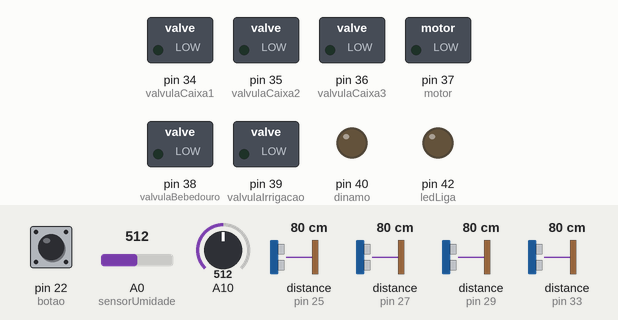
A sketch run on a simulated Arduino Mega 2560, built with avr-gcc and run on an emulated ATmega2560. On the bench: switched loads named in the sketch (green lamp = pin HIGH), output pins drawn as LEDs (lit = HIGH). The test bench sets the inputs (shaded band); at power-on: pin 22 (botao) LOW, A0 (sensorUmidade) = 512, A10 = 512, distance to the obstacle (sensors on pin 25, pin 27, pin 29, pin 33) 80 cm. The echo pulse lasts 58.3 µs per cm; pins used as bus, display or sensor lines are not drawn.

Above: at 1.2 s.
1.3 s: pin 22 (botao) pulled HIGH for 0.15 s
At 1.9 s:
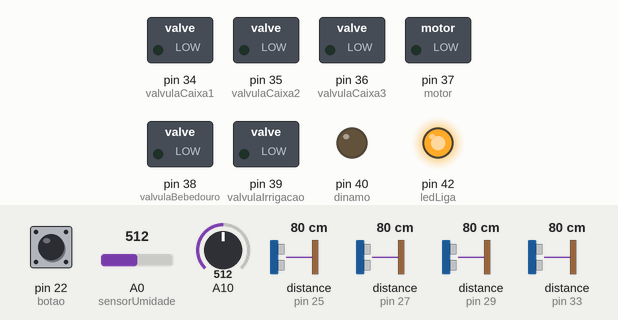
4.4 s: pin 22 (botao) pulled HIGH for 1 s
8.4 s: pin 22 (botao) pulled HIGH for 3.2 s
At 12.6 s:
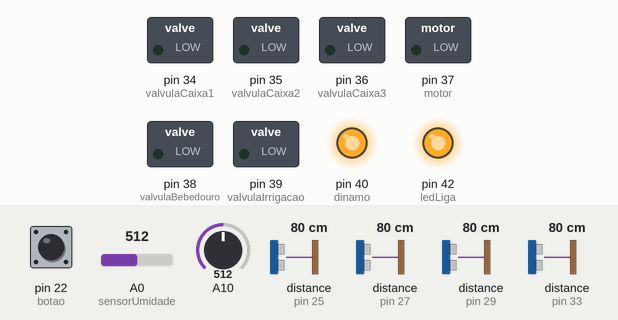
Timing chart, 0 to 15.9 s (numbered marks = the images above; inputs shaded):
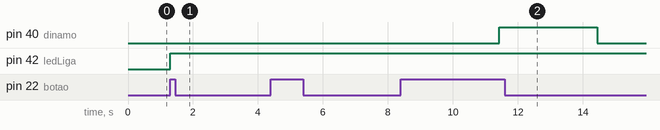

Measured:
- after the input at 1.3 s, pin 42 (ledLiga): LOW → HIGH at once
- after the input at 8.4 s, pin 40 (dinamo): LOW → HIGH after 3.0 s, → LOW 3.0 s later

The sketch:

Main.ino
```cpp
//sensores ultrassônicos
#define trigPin1 24
#define echoPin1 25
#define trigPin2 26
#define echoPin2 27
#define trigPin3 28
#define echoPin3 29
#define trigPinPoco 30
#define echoPinPoco 31
#define trigPinBebedouro 32
#define echoPinBebedouro 33

//relés
#define valvulaCaixa1 34
#define valvulaCaixa2 35
#define valvulaCaixa3 36
#define motor 37
#define valvulaBebedouro 38
#define valvulaIrrigacao 39

//controle
#define ledLiga 42
#define botao 22
#define sensorUmidade A0
#define sensorVelocidade 42

//bombeamento de água ou geração de energia
#define dinamo 40


long duration, distance, Sensor1,Sensor2,Sensor3, SensorPoco, SensorBebedouro;
int x1, x2, x3;
int veloMin;
int m;

void setup(){

  //lista de entradas e saídas

  pinMode(trigPin1, OUTPUT);
  pinMode(echoPin1, INPUT);
  pinMode(trigPin2, OUTPUT);
  pinMode(echoPin2, INPUT);
  pinMode(trigPin3, OUTPUT);
  pinMode(echoPin3, INPUT);
  pinMode(trigPinPoco, OUTPUT);
  pinMode(echoPinPoco, INPUT);
  pinMode(trigPinBebedouro, OUTPUT);
  pinMode(echoPinBebedouro, INPUT);

  pinMode(botao, INPUT);
  pinMode(sensorUmidade, INPUT);
  pinMode(sensorVelocidade, INPUT);

  pinMode(valvulaCaixa1, OUTPUT);
  pinMode(valvulaCaixa2, OUTPUT);
  pinMode(valvulaCaixa3, OUTPUT);
  pinMode(valvulaIrrigacao, OUTPUT);
  pinMode(valvulaBebedouro, OUTPUT);

  pinMode(ledLiga,OUTPUT);
  pinMode(dinamo, OUTPUT);
  pinMode(motor, OUTPUT);


  //variáveis para controlar a prioridade
  x1 = 0;
  x2 = 0;
  x3 = 0;
  m = 1;
}


void loop() {

  if(digitalRead(botao) == HIGH){   //lógica do botão de liga
    digitalWrite(ledLiga, HIGH);

    //só ligar a bomba elétrica caso o catavento esteja com pouca velocidade
    if (analogRead(sensorVelocidade) < 400 && m == 1){
      SonarSensor(trigPinPoco, echoPinPoco);
      SensorPoco = distance;

      //E se o poço estiver com água, para evitar eventuais danos, de ligar com ele vazio
     if(distance < 100){
        digitalWrite(motor,HIGH);
      }else{
        digitalWrite(motor,LOW);
        }
    }else{
        digitalWrite(motor,LOW);
    }


  //lógica da caixa d'água da casa
  SonarSensor(trigPin1, echoPin1);
  Sensor1 = distance;

    //caso a caixa esteja vazia
    if(Sensor1 > 200) {
        m = 1;
        x1 = 1;
        x2 = 0;
        x3 = 0;
        LigarBombeamento();
        digitalWrite(valvulaCaixa1, HIGH);

    //caso ela esteja cheia
    }else if(Sensor1 < 15){
        x1 = 0;
        digitalWrite(valvulaCaixa1, LOW);
  }else{
        delay(1000);
    }


  //lógica da caixa d'água dos animais
  SonarSensor(trigPin2, echoPin2);
  Sensor2 = distance;
  //ver se é necessário encher a caixa d'água dos animais ou não
  VerificarBebedouro();

  //caso a caixa esteja vazia e a primeira não precise encher
  if(Sensor2 > 200 && x1 == 0) {
        m = 1;
        x2 = 1;
        x3 = 0;
        LigarBombeamento();
        digitalWrite(valvulaCaixa2, HIGH);

    //caso ela esteja cheia
    }else if(Sensor2 < 15){
        x2 = 0;
        digitalWrite(valvulaCaixa2, LOW);

    //caso ela esteja vazia, mas a mais importante esteja enchendo
    }else if(x1 == 1 && (Sensor2 > 200 || (Sensor2 < 200 && Sensor2 > 15))){
        if(Sensor2 < 200){
          }
        delay(1000);
        digitalWrite(valvulaCaixa2, LOW);
  }else{
        delay(1000);

    }


  //lógica da caixa d'água da plantação
  SonarSensor(trigPin3, echoPin3);
  Sensor3 = distance;

  //verifica quão seco está o solo
  VerificarUmidade();

    //caso a caixa d'água esteja vazia e mais nenhuma precise encher
    if(Sensor3 > 200 && x1 == 0 && x2 == 0) {
        m = 1;
        x3 = 1;
        LigarBombeamento();
        digitalWrite(valvulaCaixa3, HIGH);
        delay(1000);

    //caso ela esteja cheia
    }else if(Sensor3 < 15){
        x3 = 0;
        digitalWrite(valvulaCaixa3, LOW);
        delay(100);

    //caso ela esteja vazia mas uma das outras esteja enchendo
    }else if((x1 == 1 || x2 == 1) && (Sensor3 > 200 || (Sensor3 < 200 && Sensor3 > 15))){
        x3 = 0;
        digitalWrite(valvulaCaixa3, LOW);
        delay(1000);
  }else{
        delay(1000);


    }
    //lógica para ligar o dínamo caso todas as caixas estejam cheias
    if(x1 == 0 && x2 == 0 && x3 == 0){
      m = 0;
      digitalWrite(motor,LOW);
      LigarDinamo();

     //caso o botão esteja desativado
     }}else {
        desligarTudo();
  }}


//função para medir quão cheia está a caixa
void SonarSensor(int trigPin,int echoPin){
    digitalWrite(trigPin, LOW);
    delayMicroseconds(2);
    digitalWrite(trigPin, HIGH); //mandar um pulso
    delayMicroseconds(10);
    digitalWrite(trigPin, LOW);
    duration = pulseIn(echoPin, HIGH);
    distance = (duration/2) / 29.1; //divir a duração por 29.1 que é a velocidade do som em
                                    //cm/microssegundo e por 2 para ser só a ida do som
}

//função para decidir encher ou não o bebedouro
void VerificarBebedouro(){
    SonarSensor(trigPinBebedouro, echoPinBebedouro);
    SensorBebedouro = distance;
    if(distance < 15){
      digitalWrite(valvulaBebedouro, HIGH);
      }
    else if(distance > 200){
      digitalWrite(valvulaBebedouro, LOW);
      }
  }

//função para medir a umidade do solo e decidir se vai irrigar ou não
void VerificarUmidade(){
  int umidade;
  umidade = analogRead(sensorUmidade);
  if(umidade > 800){
    digitalWrite(valvulaIrrigacao, HIGH);
    }
 else if(umidade < 100){
    digitalWrite(valvulaIrrigacao, LOW);
  }
  }

void LigarBombeamento(){
  digitalWrite(dinamo, LOW);
  }

void LigarDinamo(){
  digitalWrite(dinamo, HIGH);
  }

void desligarTudo(){
   digitalWrite(valvulaCaixa1,LOW);
   digitalWrite (valvulaCaixa2, LOW);
   digitalWrite (valvulaCaixa3,LOW);
   digitalWrite (motor, LOW);
   digitalWrite (valvulaBebedouro, LOW);
   digitalWrite (valvulaIrrigacao, LOW);
   digitalWrite(dinamo, LOW);
  }
```
